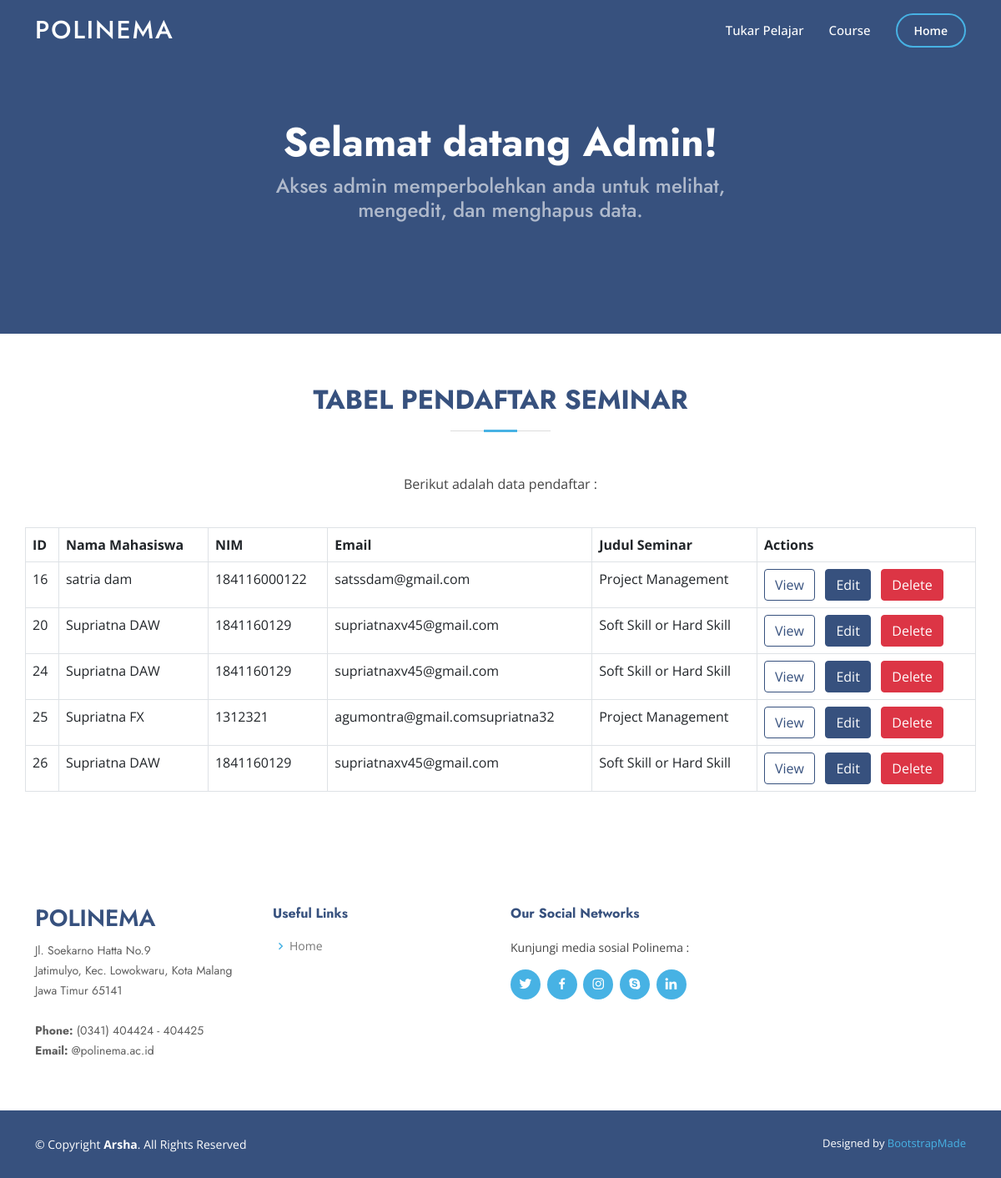
The app's page /datamasuksa.php with its own data.
### tables this page shows
CREATE TABLE `mahasiswa` (
  `id_mhs` int(11) NOT NULL,
  `nama_mhs` varchar(50) NOT NULL,
  `nim` varchar(15) NOT NULL,
  `nik` varchar(20) DEFAULT NULL,
  `ipk` float DEFAULT NULL,
  `semester` int(11) DEFAULT NULL,
  `prodi` varchar(50) NOT NULL,
  `jurusan` varchar(50) NOT NULL,
  `email` varchar(50) NOT NULL,
  `status_bayar` varchar(10) NOT NULL DEFAULT 'Belum',
  `id_seminar` int(11) DEFAULT NULL,
  `id_tukper` int(11) DEFAULT NULL
);

CREATE TABLE `seminar` (
  `id_seminar` int(11) NOT NULL,
  `judul` varchar(50) NOT NULL,
  `kuota` varchar(25) NOT NULL,
  `harga_sem` varchar(30) NOT NULL,
  `tanggal_jam` datetime NOT NULL
);

### db/conn.php (called while the page is built, shortened)
<?php
    $host = 'localhost';
    $db = 'internasional';
    $user = 'root';
    $pass = '';
    $charset = 'utf8mb4';
    $dsn = "mysql:host=$host; dbname=$db; charset=$charset";
    try{
        $pdo = new PDO($dsn, $user, $pass);
        $pdo->setAttribute(PDO::ATTR_ERRMODE, PDO::ERRMODE_EXCEPTION);
    } catch(PDOException $e) {
        throw new PDOException($e->getMessage());
    }
    require_once 'crud.php';
    $crud = new crud($pdo);
?>

### db/crud.php (called while the page is built, shortened)
<?php
    class crud{
        private $db;
        function __construct($conn){
            $this->db = $conn;
        }
        public function getMahasiswa(){
            try{
            $sql = "SELECT * FROM mahasiswa m inner join seminar s on m.id_seminar = s.id_seminar";
            $result = $this->db->query($sql);
            return $result;
            }catch(PDOException $e){
               echo $e->getMessage();
               return false;
           }
        }
    }
?>

### datamasuksa.php (the view, shortened to what this page needs)
<?php
    require_once 'db/conn.php';
    $results = $crud->getMahasiswa();
?>
<!DOCTYPE html>
<html lang="en">
<head>
  <link href="assets/vendor/aos/aos.css" rel="stylesheet">
  <link href="assets/vendor/bootstrap/css/bootstrap.min.css" rel="stylesheet">
  <link href="assets/vendor/bootstrap-icons/bootstrap-icons.css" rel="stylesheet">
  <link href="assets/vendor/boxicons/css/boxicons.min.css" rel="stylesheet">
  <link href="assets/vendor/glightbox/css/glightbox.min.css" rel="stylesheet">
  <link href="assets/vendor/remixicon/remixicon.css" rel="stylesheet">
  <link href="assets/vendor/swiper/swiper-bundle.min.css" rel="stylesheet">
  <link href="assets/css/stylef.css" rel="stylesheet">
</head>
<body>
  <header id="header" class="fixed-top ">
    <div class="container d-flex align-items-center">
      <h1 class="logo me-auto"><a href="index.php">POLINEMA</a></h1>
      <nav id="navbar" class="navbar">
        <ul>
        <li><a class="nav-link scrollto" href="datamasukta.php">Tukar Pelajar</a></li>
          <li><a class="nav-link scrollto" href="datamasukca.php">Course</a></li>
          <li><a class="getstarted scrollto" href="index.php">Home</a></li>
        </ul>
      </nav>
    </div>
  </header>
  <section id="hero" class="d-flex align-items-center">
    <div class="container">
      <div class="row d-flex justify-content-center">
        <div style="text-align:center;" class="col-lg-6 d-flex flex-column justify-content-center pt-4 pt-lg-0 order-2 order-lg-1" data-aos="fade-up" data-aos-delay="200">
          <h1>Selamat datang Admin!</h1>
          <h2>Akses admin memperbolehkan anda untuk melihat, mengedit, dan menghapus data.</h2>
        </div>
      </div>
    </div>
  </section>
  <main id="main">
    <section id="about" class="about">
      <div class="container" data-aos="fade-up">
        <div class="section-title">
          <h2>Tabel Pendaftar Seminar</h2>
        </div>
        <div class="row content d-flex justify-content-center">
          <div class="col-lg-6">
            <p style="text-align: center;">
              Berikut adalah data pendaftar :
            </p>
            <br>
        </div>
        <table class="table table-bordered">
        <tr>
            <th>ID</th>
            <th>Nama Mahasiswa</th>
            <th>NIM</th>
            <th>Email</th>
            <th>Judul Seminar</th>
            <th>Actions</th>
        </tr>
        <?php while($r = $results->fetch(PDO::FETCH_ASSOC)){ ?>
              <tr>
                  <td><?php echo $r['id_mhs'] ?></td>
                  <td><?php echo $r['nama_mhs'] ?></td>
                  <td><?php echo $r['nim'] ?></td>
                  <td><?php echo $r['email'] ?></td>
                  <td><?php echo $r['judul'] ?></td>
                  <td>
                      <a href="viewdatamasuksa.php?id=<?php echo $r['id_mhs'] ?>" class="btn btn-primary" style="background-color:white; border-color: #37517e; color:#37517e;">View</a> &nbsp;
                      <a href="editdatamasuksa.php?id=<?php echo $r['id_mhs'] ?>" class="btn btn-warning" style="background-color:#37517e; border-color: #37517e; color:white;">Edit</a> &nbsp;
                      <a onclick="return confirm('Are you sure?');" href="deldatamasuktsa.php?id=<?php echo $r['id_mhs'] ?>" class="btn btn-danger">Delete</a>
                  </td>
              </tr>
        <?php }?>
    </table>
        <br>
        <br>
      </div>
    </section>
  </main>
  <footer id="footer">
    <div class="footer-top">
      <div class="container">
        <div class="row">
          <div class="col-lg-3 col-md-6 footer-contact">
            <h3>Polinema</h3>
            <p>
              Jl. Soekarno Hatta No.9 <br>
              Jatimulyo, Kec. Lowokwaru, Kota Malang<br>
              Jawa Timur 65141 <br><br>
              <strong>Phone:</strong> (0341) 404424 - 404425<br>
              <strong>Email:</strong> @polinema.ac.id<br>
            </p>
          </div>
          <div class="col-lg-3 col-md-6 footer-links">
            <h4>Useful Links</h4>
            <ul>
              <li><i class="bx bx-chevron-right"></i> <a href="index.php">Home</a></li>
            </ul>
          </div>
          <div class="col-lg-3 col-md-6 footer-links">
            <h4>Our Social Networks</h4>
            <p>Kunjungi media sosial Polinema :</p>
            <div class="social-links mt-3">
              <a href="#" class="twitter"><i class="bx bxl-twitter"></i></a>
              <a href="#" class="facebook"><i class="bx bxl-facebook"></i></a>
              <a href="#" class="instagram"><i class="bx bxl-instagram"></i></a>
              <a href="#" class="google-plus"><i class="bx bxl-skype"></i></a>
              <a href="#" class="linkedin"><i class="bx bxl-linkedin"></i></a>
            </div>
          </div>
        </div>
      </div>
    </div>
    <div class="container footer-bottom clearfix">
      <div class="copyright">
        &copy; Copyright <strong><span>Arsha</span></strong>. All Rights Reserved
      </div>
      <div class="credits">
        Designed by <a href="https://bootstrapmade.com/">BootstrapMade</a>
      </div>
    </div>
  </footer>
</body>
</html>

### assets/css/stylef.css (style rules this page uses)
body { font-family: "Open Sans", sans-serif; color: #444444; }
a { color: #47b2e4; text-decoration: none; }
h1, h2, h3, h4, h5, h6 { font-family: "Jost", sans-serif; }
#header { transition: all 0.5s; z-index: 997; padding: 15px 0; }
#header .logo { font-size: 30px; margin: 0; padding: 0; line-height: 1; font-weight: 500; letter-spacing: 2px; text-transform: uppercase; }
#header .logo a { color: #fff; }
.navbar { padding: 0; }
.navbar ul { margin: 0; padding: 0; display: flex; list-style: none; align-items: center; }
.navbar li { position: relative; }
.navbar a { display: flex; align-items: center; justify-content: space-between; padding: 10px 0 10px 30px; font-size: 15px; font-weight: 500; color: #fff; white-space: nowrap; transition: 0.3s; }
.navbar .getstarted { padding: 8px 20px; margin-left: 30px; border-radius: 50px; color: #fff; font-size: 14px; border: 2px solid #47b2e4; font-weight: 600; }
#hero { width: 100%; height: 50vh; background: #37517e; }
#hero .container { padding-top: 60px; }
#hero h1 { margin: 0 0 10px 0; font-size: 48px; font-weight: 700; line-height: 56px; color: #fff; }
#hero h2 { color: rgba(255, 255, 255, 0.6); margin-bottom: 50px; font-size: 24px; }
section { padding: 60px 0; overflow: hidden; }
.section-title { text-align: center; padding-bottom: 30px; }
.section-title h2 { font-size: 32px; font-weight: bold; text-transform: uppercase; margin-bottom: 20px; padding-bottom: 20px; position: relative; color: #37517e; }
.section-title h2::before { content: ''; position: absolute; display: block; width: 120px; height: 1px; background: #ddd; bottom: 1px; left: calc(50% - 60px); }
.section-title h2::after { content: ''; position: absolute; display: block; width: 40px; height: 3px; background: #47b2e4; bottom: 0; left: calc(50% - 20px); }
#footer { font-size: 14px; background: #37517e; }
#footer .footer-top { padding: 60px 0 30px 0; background: #fff; }
#footer .footer-top .footer-contact { margin-bottom: 30px; }
#footer .footer-top .footer-contact h3 { font-size: 28px; margin: 0 0 10px 0; padding: 2px 0 2px 0; line-height: 1; text-transform: uppercase; font-weight: 600; color: #37517e; }
#footer .footer-top .footer-contact p { font-size: 14px; line-height: 24px; margin-bottom: 0; font-family: "Jost", sans-serif; color: #5e5e5e; }
#footer .footer-top h4 { font-size: 16px; font-weight: bold; color: #37517e; position: relative; padding-bottom: 12px; }
#footer .footer-top .footer-links { margin-bottom: 30px; }
#footer .footer-top .footer-links ul { list-style: none; padding: 0; margin: 0; }
#footer .footer-top .footer-links ul i { padding-right: 2px; color: #47b2e4; font-size: 18px; line-height: 1; }
#footer .footer-top .footer-links ul li { padding: 10px 0; display: flex; align-items: center; }
#footer .footer-top .footer-links ul li:first-child { padding-top: 0; }
#footer .footer-top .footer-links ul a { color: #777777; transition: 0.3s; display: inline-block; line-height: 1; }
#footer .footer-top .social-links a { font-size: 18px; display: inline-block; background: #47b2e4; color: #fff; line-height: 1; padding: 8px 0; margin-right: 4px; border-radius: 50%; text-align: center; width: 36px; height: 36px; transition: 0.3s; }
#footer .footer-bottom { padding-top: 30px; padding-bottom: 30px; color: #fff; }
#footer .copyright { float: left; }
#footer .credits { float: right; font-size: 13px; }
#footer .credits a { transition: 0.3s; }

### records on screen
mahasiswa: id_mhs "16", nama_mhs "satria dam", nim "184116000122", email "satssdam@gmail.com", id_seminar.judul "Project Management"
mahasiswa: id_mhs "20", nama_mhs "Supriatna DAW", nim "1841160129", email "supriatnaxv45@gmail.com", id_seminar.judul "Soft Skill or Hard Skill"
mahasiswa: id_mhs "24", nama_mhs "Supriatna DAW", nim "1841160129", email "supriatnaxv45@gmail.com", id_seminar.judul "Soft Skill or Hard Skill"
mahasiswa: id_mhs "25", nama_mhs "Supriatna FX", nim "1312321", email "agumontra@gmail.comsupriatna32", id_seminar.judul "Project Management"
mahasiswa: id_mhs "26", nama_mhs "Supriatna DAW", nim "1841160129", email "supriatnaxv45@gmail.com", id_seminar.judul "Soft Skill or Hard Skill"
